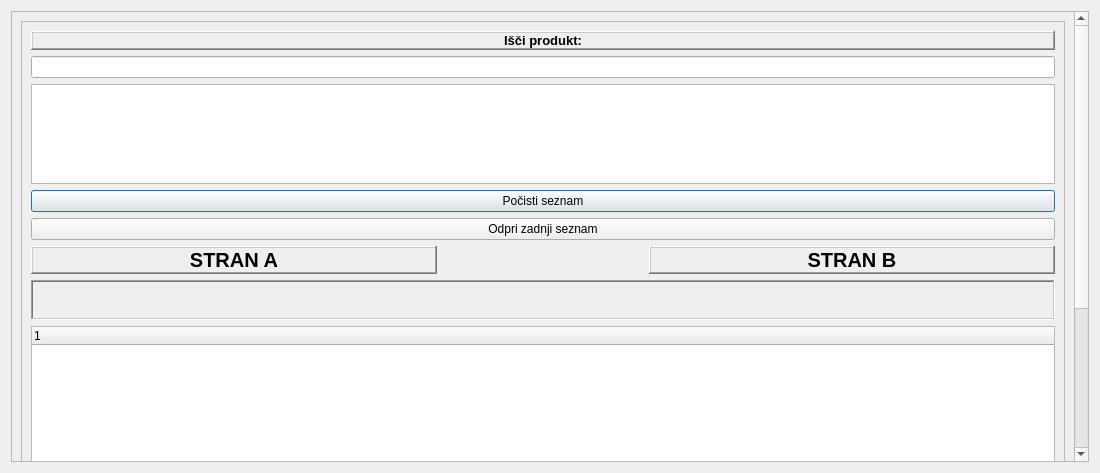
<?xml version="1.0" encoding="UTF-8"?>
<ui version="4.0">
 <class>ProizvodniProces</class>
 <widget class="QDialog" name="ProizvodniProces">
  <property name="geometry">
   <rect>
    <x>0</x>
    <y>0</y>
    <width>1100</width>
    <height>473</height>
   </rect>
  </property>
  <property name="minimumSize">
   <size>
    <width>1100</width>
    <height>0</height>
   </size>
  </property>
  <property name="windowTitle">
   <string>Dialog</string>
  </property>
  <layout class="QGridLayout" name="gridLayout_2">
   <item row="0" column="0">
    <widget class="QScrollArea" name="scrollArea">
     <property name="widgetResizable">
      <bool>true</bool>
     </property>
     <widget class="QWidget" name="scrollAreaWidgetContents_2">
      <property name="geometry">
       <rect>
        <x>0</x>
        <y>0</y>
        <width>1066</width>
        <height>678</height>
       </rect>
      </property>
      <layout class="QGridLayout" name="gridLayout_3">
       <item row="0" column="0">
        <widget class="QFrame" name="frame">
         <property name="frameShape">
          <enum>QFrame::StyledPanel</enum>
         </property>
         <property name="frameShadow">
          <enum>QFrame::Raised</enum>
         </property>
         <layout class="QGridLayout" name="gridLayout">
          <item row="2" column="0">
           <widget class="QListWidget" name="listWidget">
            <property name="minimumSize">
             <size>
              <width>0</width>
              <height>100</height>
             </size>
            </property>
            <property name="maximumSize">
             <size>
              <width>16777215</width>
              <height>100</height>
             </size>
            </property>
           </widget>
          </item>
          <item row="10" column="0">
           <layout class="QVBoxLayout" name="verticalLayout_image"/>
          </item>
          <item row="3" column="0">
           <widget class="QPushButton" name="pushButton_pocisti">
            <property name="text">
             <string>Počisti seznam</string>
            </property>
           </widget>
          </item>
          <item row="8" column="0">
           <widget class="QPushButton" name="pushButton_skrijSliko">
            <property name="text">
             <string>Skrij sliko</string>
            </property>
           </widget>
          </item>
          <item row="0" column="0">
           <widget class="QLabel" name="label_4">
            <property name="font">
             <font>
              <pointsize>10</pointsize>
              <weight>75</weight>
              <bold>true</bold>
             </font>
            </property>
            <property name="frameShape">
             <enum>QFrame::WinPanel</enum>
            </property>
            <property name="frameShadow">
             <enum>QFrame::Raised</enum>
            </property>
            <property name="lineWidth">
             <number>2</number>
            </property>
            <property name="text">
             <string>Išči produkt:</string>
            </property>
            <property name="alignment">
             <set>Qt::AlignCenter</set>
            </property>
           </widget>
          </item>
          <item row="1" column="0">
           <widget class="QLineEdit" name="lineEdit_isciProdukt"/>
          </item>
          <item row="7" column="0">
           <widget class="QTreeWidget" name="treeWidget">
            <property name="minimumSize">
             <size>
              <width>0</width>
              <height>300</height>
             </size>
            </property>
            <column>
             <property name="text">
              <string notr="true">1</string>
             </property>
            </column>
           </widget>
          </item>
          <item row="6" column="0">
           <widget class="QLabel" name="label_opis">
            <property name="minimumSize">
             <size>
              <width>0</width>
              <height>40</height>
             </size>
            </property>
            <property name="font">
             <font>
              <pointsize>11</pointsize>
             </font>
            </property>
            <property name="frameShape">
             <enum>QFrame::WinPanel</enum>
            </property>
            <property name="frameShadow">
             <enum>QFrame::Sunken</enum>
            </property>
            <property name="lineWidth">
             <number>2</number>
            </property>
            <property name="text">
             <string/>
            </property>
           </widget>
          </item>
          <item row="5" column="0">
           <layout class="QHBoxLayout" name="horizontalLayout">
            <item>
             <widget class="QLabel" name="label_A">
              <property name="sizePolicy">
               <sizepolicy hsizetype="Expanding" vsizetype="Preferred">
                <horstretch>0</horstretch>
                <verstretch>0</verstretch>
               </sizepolicy>
              </property>
              <property name="font">
               <font>
                <pointsize>15</pointsize>
                <weight>75</weight>
                <bold>true</bold>
               </font>
              </property>
              <property name="frameShape">
               <enum>QFrame::WinPanel</enum>
              </property>
              <property name="frameShadow">
               <enum>QFrame::Raised</enum>
              </property>
              <property name="lineWidth">
               <number>2</number>
              </property>
              <property name="text">
               <string>STRAN A</string>
              </property>
              <property name="alignment">
               <set>Qt::AlignCenter</set>
              </property>
             </widget>
            </item>
            <item>
             <widget class="QLabel" name="label_3">
              <property name="minimumSize">
               <size>
                <width>200</width>
                <height>0</height>
               </size>
              </property>
              <property name="text">
               <string/>
              </property>
             </widget>
            </item>
            <item>
             <widget class="QLabel" name="label_B">
              <property name="sizePolicy">
               <sizepolicy hsizetype="Expanding" vsizetype="Preferred">
                <horstretch>0</horstretch>
                <verstretch>0</verstretch>
               </sizepolicy>
              </property>
              <property name="font">
               <font>
                <pointsize>15</pointsize>
                <weight>75</weight>
                <bold>true</bold>
               </font>
              </property>
              <property name="frameShape">
               <enum>QFrame::WinPanel</enum>
              </property>
              <property name="frameShadow">
               <enum>QFrame::Raised</enum>
              </property>
              <property name="lineWidth">
               <number>2</number>
              </property>
              <property name="text">
               <string>STRAN B</string>
              </property>
              <property name="alignment">
               <set>Qt::AlignCenter</set>
              </property>
             </widget>
            </item>
           </layout>
          </item>
          <item row="9" column="0">
           <widget class="Line" name="line">
            <property name="orientation">
             <enum>Qt::Horizontal</enum>
            </property>
           </widget>
          </item>
          <item row="4" column="0">
           <widget class="QPushButton" name="pushButton">
            <property name="text">
             <string>Odpri zadnji seznam</string>
            </property>
           </widget>
          </item>
         </layout>
        </widget>
       </item>
      </layout>
     </widget>
    </widget>
   </item>
  </layout>
 </widget>
 <tabstops>
  <tabstop>lineEdit_isciProdukt</tabstop>
  <tabstop>listWidget</tabstop>
  <tabstop>pushButton_pocisti</tabstop>
  <tabstop>treeWidget</tabstop>
  <tabstop>pushButton_skrijSliko</tabstop>
  <tabstop>scrollArea</tabstop>
 </tabstops>
 <resources/>
 <connections/>
</ui>
